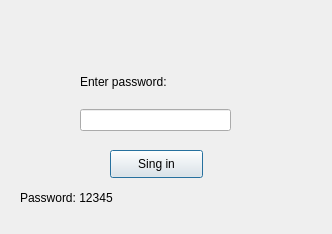
<?xml version="1.0" encoding="UTF-8"?>
<ui version="4.0">
 <class>Password</class>
 <widget class="QDialog" name="Password">
  <property name="geometry">
   <rect>
    <x>0</x>
    <y>0</y>
    <width>332</width>
    <height>234</height>
   </rect>
  </property>
  <property name="windowTitle">
   <string>Dialog</string>
  </property>
  <widget class="QPushButton" name="buttonSignIn">
   <property name="geometry">
    <rect>
     <x>110</x>
     <y>150</y>
     <width>93</width>
     <height>28</height>
    </rect>
   </property>
   <property name="text">
    <string>Sing in</string>
   </property>
  </widget>
  <widget class="QWidget" name="verticalLayoutWidget">
   <property name="geometry">
    <rect>
     <x>80</x>
     <y>60</y>
     <width>151</width>
     <height>71</height>
    </rect>
   </property>
   <layout class="QVBoxLayout" name="verticalLayout">
    <item>
     <widget class="QLabel" name="labelPassword">
      <property name="text">
       <string>Enter password:</string>
      </property>
     </widget>
    </item>
    <item>
     <widget class="QLineEdit" name="linePassword"/>
    </item>
   </layout>
  </widget>
  <widget class="QLabel" name="label">
   <property name="geometry">
    <rect>
     <x>20</x>
     <y>190</y>
     <width>101</width>
     <height>16</height>
    </rect>
   </property>
   <property name="text">
    <string>Password: 12345</string>
   </property>
  </widget>
 </widget>
 <resources/>
 <connections/>
</ui>
